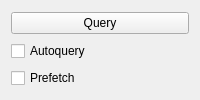
<ui version="4.0" >
 <class>QueryControl</class>
 <widget class="QWidget" name="QueryControl" >
  <layout class="QVBoxLayout" >
   <item>
    <widget class="QPushButton" name="queryBtn" >
     <property name="text" >
      <string>Query</string>
     </property>
    </widget>
   </item>
   <item>
    <widget class="QCheckBox" name="autoQuery" >
     <property name="text" >
      <string>Autoquery</string>
     </property>
    </widget>
   </item>
   <item>
    <widget class="QCheckBox" name="checkBox" >
     <property name="toolTip" >
      <string>Prefetch for the next untranslated</string>
     </property>
     <property name="text" >
      <string>Prefetch</string>
     </property>
    </widget>
   </item>
  </layout>
 </widget>
 <customwidgets>
  <customwidget>
   <extends>QTreeView</extends>
  </customwidget>
 </customwidgets>
 <resources/>
 <connections/>
</ui>
